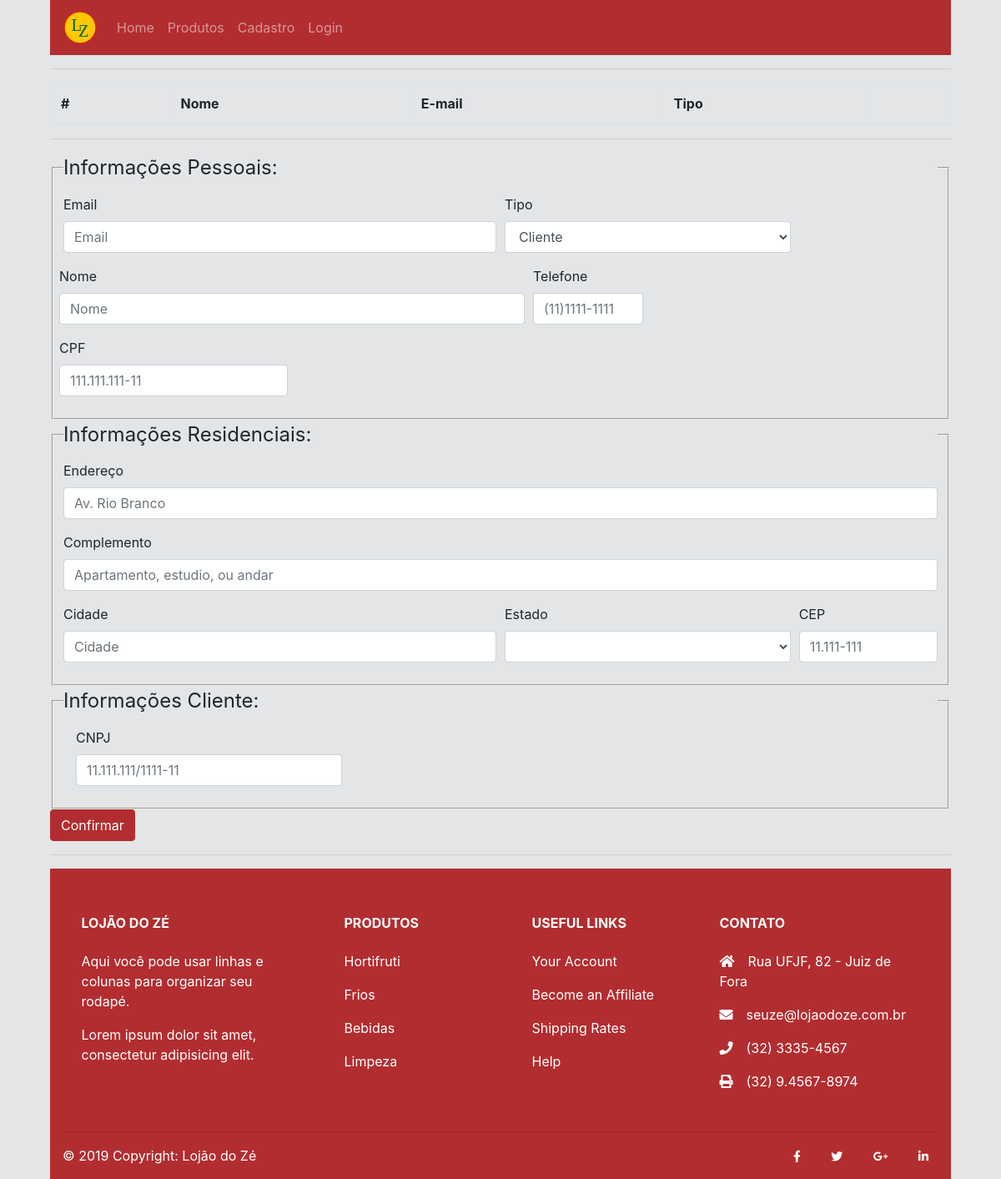
Page /editarCliente.php on the earlier database version.
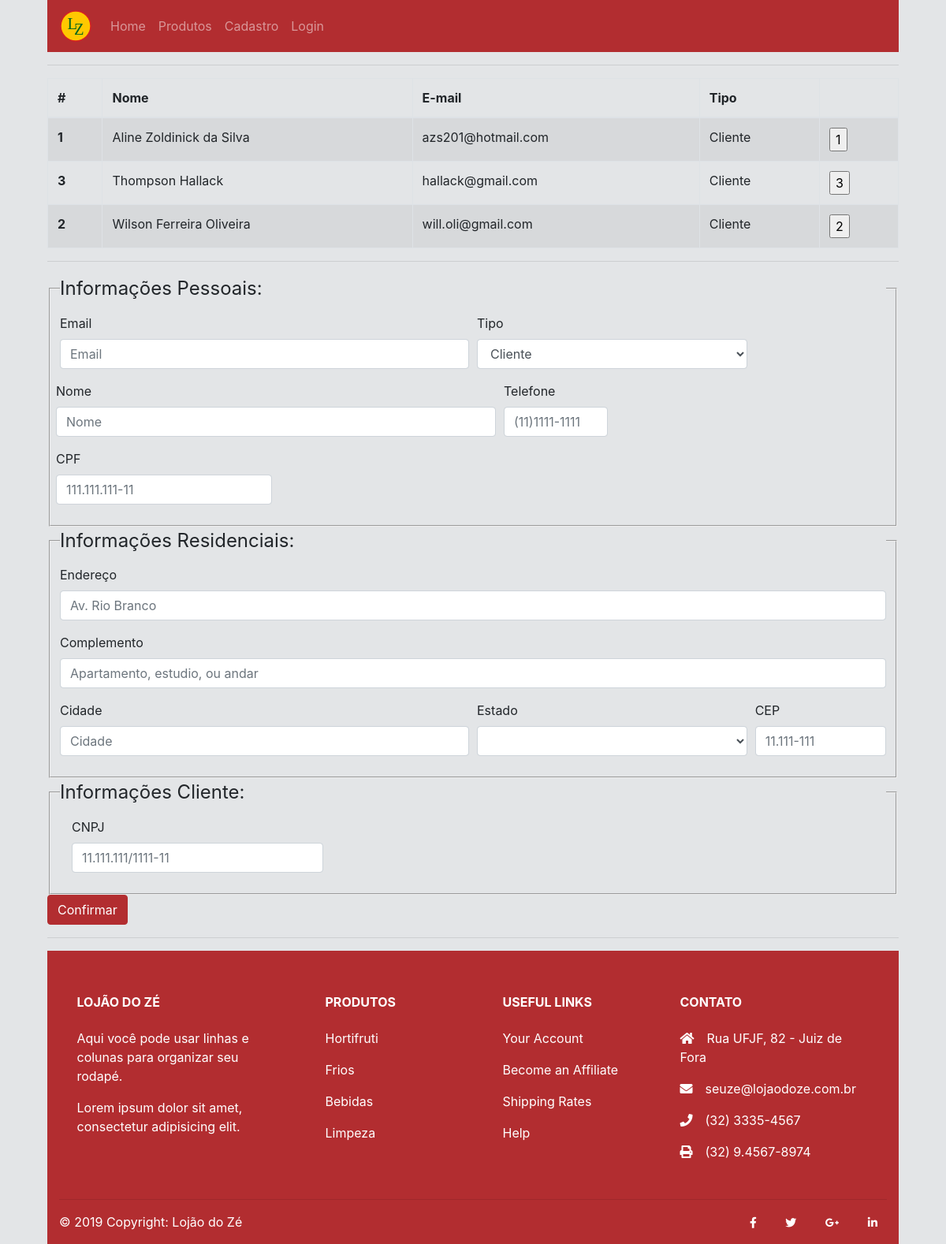
Same page on the later database version.
### tables this page shows
CREATE TABLE `usuarios` (
  `id` int(11) NOT NULL AUTO_INCREMENT,
  `email` text NOT NULL,
  `senha` text NOT NULL,
  `nome` text NOT NULL,
  `telefone` text NOT NULL,
  `cpf` varchar(11) NOT NULL,
  `cnpj` varchar(14) NOT NULL,
  `endereco` text NOT NULL,
  `complemento` text,
  `cidade` text NOT NULL,
  `estado` text NOT NULL,
  `cep` text NOT NULL,
  `tipo` tinyint(1) NOT NULL DEFAULT '0',
  `cargo_funcionario` text NOT NULL,
  `salario_funcionario` float NOT NULL,
  `data_entrada_funcionario` date NOT NULL,
  `num_identificacao_funcionario` int(11) NOT NULL,
  PRIMARY KEY (`id`)
);

### editarCliente.php (the view, shortened to what this page needs)
<!DOCTYPE html>
<html>
<head>
    <link rel="stylesheet" href="publico/css/bootstrap.min.css">
    <link rel="stylesheet" href="https://use.fontawesome.com/releases/v5.8.2/css/all.css">
    <link rel="stylesheet" href="publico/css/estilo.css">
</head>
<?php
    include "header.php";
?>
<hr>
<body>
    <table class ="table table-striped table-bordered">
	<thead>
    <tr>
    <th scope="col">#</th>
    <th scope="col">Nome</th>
    <th scope="col">E-mail</th>
    <th scope="col">Tipo</th>
    <th scope="col"></th>
    </tr>
	</thead>
    <tbody>
    <form action="editarCliente.php" method="post">
    <?php
        include_once('conexao.php');
        $sql =  "SELECT id, nome, email, telefone, cpf, endereco, complemento, cidade, estado FROM usuarios WHERE usuarios.tipo=0 ORDER BY usuarios.nome ASC";
        $resultado = mysqli_query($conexao, $sql) or die($conexao->error);
            while($row = mysqli_fetch_array($resultado)) {
                echo '<tr class="tr-click">';
                echo '<th scope="row">'.$row["id"].'</th>';
                echo ' <td> '.$row["nome"].'</td>';
                echo ' <td> '.$row["email"].'</td>';
                echo ' <td> '."Cliente".'</td>';
                echo '<td><input type="submit" name="id" value="'.$row["id"].'"</td>';
                echo '</tr>';
            }
	?>
    </form>
	</table>
    <hr>
    <?php
    $nome = '';
    $email = '';
    $telefone = '';
    $cpf = '';
    $cnpj='';
    $endereco = '';
    $complemento = '';
    $cidade = '';
    $estado = '';
    $cep = '';
    echo '<form action="" method="POST" target="_self">
    <fieldset>
        <legend>Informações Pessoais:</legend>
        <div class="form-row">
            <div class="form-group col-md-6">
            <label for="inputEmail4">Email</label>
            <input type="name" name="email" class="form-control" id="inputEmail4" placeholder="Email" value="'.$email.'" required>
            </div>
            <div class="form-group col-md-4">
            <label for="inputType">Tipo</label>
            <select id="inputType" name="tipo" class="form-control" required>;
                 <option selected>Cliente</option>;
            </select>
        </div>
        <div class="form-row">
            <div class="form-group col-md-8">
            <label for="inputEmail4">Nome</label>
            <input type="name" name="nome" class="form-control" id="inputNome4" placeholder="Nome" value="'.$nome.'" required>
            </div>
            <div class="form-group col-md-2">
            <label for="inputPassword4">Telefone</label>
            <input type="text" name="telefone" class="form-control" id="inputTelefone4" placeholder="(11)1111-1111" onkeypress="mascara(this, "## ####-####")"  maxlength="12" value="'.$telefone.'" required>
            </div>
            <div class="form-group col-md-4s">
            <label for="inputPassword4">CPF</label>
            <input type="text" name="cpf" class="form-control" id="inputCPF4" placeholder="111.111.111-11" onkeypress="mascara(this, "###.###.###-##")"  maxlength="14" value="'.$cpf.'" required>
            </div>
        </div>
    </fieldset>
    <fieldset>
        <legend>Informações Residenciais:</legend>
        <div class="form-group">
            <label for="inputAddress">Endereço</label>
            <input type="text" name="endereco" class="form-control" id="inputAddress" placeholder="Av. Rio Branco" value="'.$endereco.'" required>
        </div>
        <div class="form-group">
            <label for="inputAddress2">Complemento</label>
            <input type="text" name="complemento" class="form-control" id="inputAddress2" placeholder="Apartamento, estudio, ou andar" value="'.$complemento.'">
        </div>
        <div class="form-row">
            <div class="form-group col-md-6">
            <label for="inputCity">Cidade</label>
            <input type="text" name="cidade" class="form-control" id="inputCity" placeholder="Cidade" value="'.$cidade.'" required>
            </div>
            <div class="form-group col-md-4">
            <label for="inputState">Estado</label>
            <select id="inputState" name="estado" class="form-control" required>
		<option>'.$estado.'</option>
		<option>AC</option>
            </select>
            </div>
            <div class="form-group col-md-2">
            <label for="inputZip">CEP</label>
            <input type="text" name="cep" class="form-control" id="cep" onkeypress="mascara(this, "##.###-###")" placeholder="11.111-111" maxlength="10" value="'.$cep.'" required>
            </div>
        </div>
    </fieldset>
    <fieldset>
    <legend>Informações Cliente:</legend>
    <div class="form-group">
    <div class="form-group col-md-4">
        <label for="inputAddress">CNPJ</label>
        <input type="text" name="cnpj" class="form-control" id="inputCNPJ4" placeholder="11.111.111/1111-11" onkeypress="mascara(this, "##.###.###/####-##")"  maxlength="18" value="'.$cnpj.'" required>
    </div>
    </div>
</fieldset>
    <button type="submit" class="btn btn-primary" value="Submit" name="submit">Confirmar</button>
    </form>';
    ?>
</body>
<hr>
<?php
    include "footer.php";
?>
</html>

Differences in the rows shown:
added usuarios: id "1", nome "Aline Zoldinick da Silva", email "azs201@hotmail.com"
added usuarios: id "3", nome "Thompson Hallack", email "hallack@gmail.com"
added usuarios: id "2", nome "Wilson Ferreira Oliveira", email "will.oli@gmail.com"
